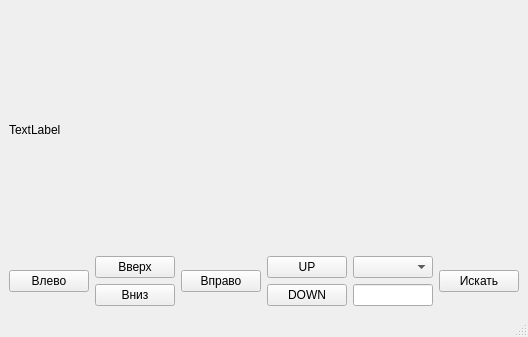
<?xml version="1.0" encoding="UTF-8"?>
<ui version="4.0">
 <class>MainWindow</class>
 <widget class="QMainWindow" name="MainWindow">
  <property name="geometry">
   <rect>
    <x>0</x>
    <y>0</y>
    <width>528</width>
    <height>337</height>
   </rect>
  </property>
  <property name="windowTitle">
   <string>MainWindow</string>
  </property>
  <widget class="QWidget" name="centralwidget">
   <layout class="QVBoxLayout" name="verticalLayout_4">
    <item>
     <layout class="QGridLayout" name="gridLayout">
      <item row="0" column="0">
       <widget class="QLabel" name="map">
        <property name="text">
         <string>TextLabel</string>
        </property>
       </widget>
      </item>
      <item row="1" column="0">
       <layout class="QHBoxLayout" name="horizontalLayout_2">
        <item>
         <layout class="QHBoxLayout" name="horizontalLayout">
          <item>
           <widget class="QPushButton" name="btn_left">
            <property name="text">
             <string>Влево</string>
            </property>
           </widget>
          </item>
          <item>
           <layout class="QVBoxLayout" name="verticalLayout">
            <item>
             <widget class="QPushButton" name="btn_up">
              <property name="text">
               <string>Вверх</string>
              </property>
             </widget>
            </item>
            <item>
             <widget class="QPushButton" name="btn_down">
              <property name="text">
               <string>Вниз</string>
              </property>
             </widget>
            </item>
           </layout>
          </item>
          <item>
           <widget class="QPushButton" name="btn_right">
            <property name="text">
             <string>Вправо</string>
            </property>
           </widget>
          </item>
          <item>
           <layout class="QVBoxLayout" name="verticalLayout_2">
            <item>
             <widget class="QPushButton" name="button_up">
              <property name="text">
               <string>UP</string>
              </property>
             </widget>
            </item>
            <item>
             <widget class="QPushButton" name="button_down">
              <property name="text">
               <string>DOWN</string>
              </property>
             </widget>
            </item>
           </layout>
          </item>
         </layout>
        </item>
        <item>
         <layout class="QVBoxLayout" name="verticalLayout_3">
          <item>
           <widget class="QComboBox" name="comboBox"/>
          </item>
          <item>
           <widget class="QLineEdit" name="search_lineEdit"/>
          </item>
         </layout>
        </item>
       </layout>
      </item>
      <item row="1" column="1">
       <widget class="QPushButton" name="search_btn">
        <property name="text">
         <string>Искать</string>
        </property>
       </widget>
      </item>
     </layout>
    </item>
   </layout>
  </widget>
  <widget class="QMenuBar" name="menubar">
   <property name="geometry">
    <rect>
     <x>0</x>
     <y>0</y>
     <width>528</width>
     <height>18</height>
    </rect>
   </property>
  </widget>
  <widget class="QStatusBar" name="statusbar"/>
 </widget>
 <resources/>
 <connections/>
</ui>
